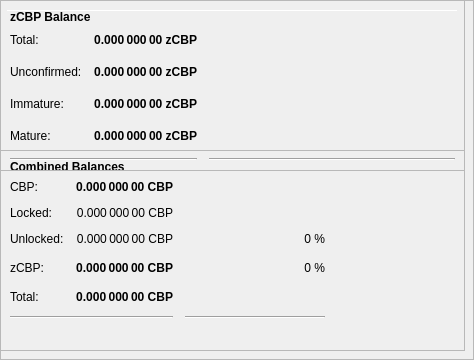
        <widget class="QFrame" name="frameObfuscation">
         <property name="minimumSize">
          <size>
           <width>0</width>
           <height>350</height>
          </size>
         </property>
         <property name="layoutDirection">
          <enum>Qt::LeftToRight</enum>
         </property>
         <property name="frameShape">
          <enum>QFrame::StyledPanel</enum>
         </property>
         <property name="frameShadow">
          <enum>QFrame::Raised</enum>
         </property>
         <widget class="QPushButton" name="runAutoDenom">
          <property name="geometry">
           <rect>
            <x>251</x>
            <y>17</y>
            <width>1</width>
            <height>1</height>
           </rect>
          </property>
          <property name="palette">
           <palette>
            <active>
             <colorrole role="WindowText">
              <brush brushstyle="SolidPattern">
               <color alpha="255">
                <red>0</red>
                <green>0</green>
                <blue>0</blue>
               </color>
              </brush>
             </colorrole>
             <colorrole role="Button">
              <brush brushstyle="SolidPattern">
               <color alpha="255">
                <red>239</red>
                <green>238</green>
                <blue>238</blue>
               </color>
              </brush>
             </colorrole>
             <colorrole role="Light">
              <brush brushstyle="SolidPattern">
               <color alpha="255">
                <red>255</red>
                <green>255</green>
                <blue>255</blue>
               </color>
              </brush>
             </colorrole>
             <colorrole role="Midlight">
              <brush brushstyle="SolidPattern">
               <color alpha="255">
                <red>247</red>
                <green>246</green>
                <blue>246</blue>
               </color>
              </brush>
             </colorrole>
             <colorrole role="Dark">
              <brush brushstyle="SolidPattern">
               <color alpha="255">
                <red>119</red>
                <green>119</green>
                <blue>119</blue>
               </color>
              </brush>
             </colorrole>
             <colorrole role="Mid">
              <brush brushstyle="SolidPattern">
               <color alpha="255">
                <red>159</red>
                <green>159</green>
                <blue>159</blue>
               </color>
              </brush>
             </colorrole>
             <colorrole role="Text">
              <brush brushstyle="SolidPattern">
               <color alpha="255">
                <red>0</red>
                <green>0</green>
                <blue>0</blue>
               </color>
              </brush>
             </colorrole>
             <colorrole role="BrightText">
              <brush brushstyle="SolidPattern">
               <color alpha="255">
                <red>255</red>
                <green>255</green>
                <blue>255</blue>
               </color>
              </brush>
             </colorrole>
             <colorrole role="ButtonText">
              <brush brushstyle="SolidPattern">
               <color alpha="255">
                <red>0</red>
                <green>0</green>
                <blue>0</blue>
               </color>
              </brush>
             </colorrole>
             <colorrole role="Base">
              <brush brushstyle="SolidPattern">
               <color alpha="255">
                <red>255</red>
                <green>255</green>
                <blue>255</blue>
               </color>
              </brush>
             </colorrole>
             <colorrole role="Window">
              <brush brushstyle="SolidPattern">
               <color alpha="255">
                <red>239</red>
                <green>238</green>
                <blue>238</blue>
               </color>
              </brush>
             </colorrole>
             <colorrole role="Shadow">
              <brush brushstyle="SolidPattern">
               <color alpha="255">
                <red>0</red>
                <green>0</green>
                <blue>0</blue>
               </color>
              </brush>
             </colorrole>
             <colorrole role="AlternateBase">
              <brush brushstyle="SolidPattern">
               <color alpha="255">
                <red>247</red>
                <green>246</green>
                <blue>246</blue>
               </color>
              </brush>
             </colorrole>
             <colorrole role="ToolTipBase">
              <brush brushstyle="SolidPattern">
               <color alpha="255">
                <red>255</red>
                <green>255</green>
                <blue>220</blue>
               </color>
              </brush>
             </colorrole>
             <colorrole role="ToolTipText">
              <brush brushstyle="SolidPattern">
               <color alpha="255">
                <red>0</red>
                <green>0</green>
                <blue>0</blue>
               </color>
              </brush>
             </colorrole>
            </active>
            <inactive>
             <colorrole role="WindowText">
              <brush brushstyle="SolidPattern">
               <color alpha="255">
                <red>0</red>
                <green>0</green>
                <blue>0</blue>
               </color>
              </brush>
             </colorrole>
             <colorrole role="Button">
              <brush brushstyle="SolidPattern">
               <color alpha="255">
                <red>239</red>
                <green>238</green>
                <blue>238</blue>
               </color>
              </brush>
             </colorrole>
             <colorrole role="Light">
              <brush brushstyle="SolidPattern">
               <color alpha="255">
                <red>255</red>
                <green>255</green>
                <blue>255</blue>
               </color>
              </brush>
             </colorrole>
             <colorrole role="Midlight">
              <brush brushstyle="SolidPattern">
               <color alpha="255">
                <red>247</red>
                <green>246</green>
                <blue>246</blue>
               </color>
              </brush>
             </colorrole>
             <colorrole role="Dark">
              <brush brushstyle="SolidPattern">
               <color alpha="255">
                <red>119</red>
                <green>119</green>
                <blue>119</blue>
               </color>
              </brush>
             </colorrole>
             <colorrole role="Mid">
              <brush brushstyle="SolidPattern">
               <color alpha="255">
                <red>159</red>
                <green>159</green>
                <blue>159</blue>
               </color>
              </brush>
             </colorrole>
             <colorrole role="Text">
              <brush brushstyle="SolidPattern">
               <color alpha="255">
                <red>0</red>
                <green>0</green>
                <blue>0</blue>
               </color>
              </brush>
             </colorrole>
             <colorrole role="BrightText">
              <brush brushstyle="SolidPattern">
               <color alpha="255">
                <red>255</red>
                <green>255</green>
                <blue>255</blue>
               </color>
              </brush>
             </colorrole>
             <colorrole role="ButtonText">
              <brush brushstyle="SolidPattern">
               <color alpha="255">
                <red>0</red>
                <green>0</green>
                <blue>0</blue>
               </color>
              </brush>
             </colorrole>
             <colorrole role="Base">
              <brush brushstyle="SolidPattern">
               <color alpha="255">
                <red>255</red>
                <green>255</green>
                <blue>255</blue>
               </color>
              </brush>
             </colorrole>
             <colorrole role="Window">
              <brush brushstyle="SolidPattern">
               <color alpha="255">
                <red>239</red>
                <green>238</green>
                <blue>238</blue>
               </color>
              </brush>
             </colorrole>
             <colorrole role="Shadow">
              <brush brushstyle="SolidPattern">
               <color alpha="255">
                <red>0</red>
                <green>0</green>
                <blue>0</blue>
               </color>
              </brush>
             </colorrole>
             <colorrole role="AlternateBase">
              <brush brushstyle="SolidPattern">
               <color alpha="255">
                <red>247</red>
                <green>246</green>
                <blue>246</blue>
               </color>
              </brush>
             </colorrole>
             <colorrole role="ToolTipBase">
              <brush brushstyle="SolidPattern">
               <color alpha="255">
                <red>255</red>
                <green>255</green>
                <blue>220</blue>
               </color>
              </brush>
             </colorrole>
             <colorrole role="ToolTipText">
              <brush brushstyle="SolidPattern">
               <color alpha="255">
                <red>0</red>
                <green>0</green>
                <blue>0</blue>
               </color>
              </brush>
             </colorrole>
            </inactive>
            <disabled>
             <colorrole role="WindowText">
              <brush brushstyle="SolidPattern">
               <color alpha="255">
                <red>119</red>
                <green>119</green>
                <blue>119</blue>
               </color>
              </brush>
             </colorrole>
             <colorrole role="Button">
              <brush brushstyle="SolidPattern">
               <color alpha="255">
                <red>239</red>
                <green>238</green>
                <blue>238</blue>
               </color>
              </brush>
             </colorrole>
             <colorrole role="Light">
              <brush brushstyle="SolidPattern">
               <color alpha="255">
                <red>255</red>
                <green>255</green>
                <blue>255</blue>
               </color>
              </brush>
             </colorrole>
             <colorrole role="Midlight">
              <brush brushstyle="SolidPattern">
               <color alpha="255">
                <red>247</red>
                <green>246</green>
                <blue>246</blue>
               </color>
              </brush>
             </colorrole>
             <colorrole role="Dark">
              <brush brushstyle="SolidPattern">
               <color alpha="255">
                <red>119</red>
                <green>119</green>
                <blue>119</blue>
               </color>
              </brush>
             </colorrole>
             <colorrole role="Mid">
              <brush brushstyle="SolidPattern">
               <color alpha="255">
                <red>159</red>
                <green>159</green>
                <blue>159</blue>
               </color>
              </brush>
             </colorrole>
             <colorrole role="Text">
              <brush brushstyle="SolidPattern">
               <color alpha="255">
                <red>119</red>
                <green>119</green>
                <blue>119</blue>
               </color>
              </brush>
             </colorrole>
             <colorrole role="BrightText">
              <brush brushstyle="SolidPattern">
               <color alpha="255">
                <red>255</red>
                <green>255</green>
                <blue>255</blue>
               </color>
              </brush>
             </colorrole>
             <colorrole role="ButtonText">
              <brush brushstyle="SolidPattern">
               <color alpha="255">
                <red>119</red>
                <green>119</green>
                <blue>119</blue>
               </color>
              </brush>
             </colorrole>
             <colorrole role="Base">
              <brush brushstyle="SolidPattern">
               <color alpha="255">
                <red>239</red>
                <green>238</green>
                <blue>238</blue>
               </color>
              </brush>
             </colorrole>
             <colorrole role="Window">
              <brush brushstyle="SolidPattern">
               <color alpha="255">
                <red>239</red>
                <green>238</green>
                <blue>238</blue>
               </color>
              </brush>
             </colorrole>
             <colorrole role="Shadow">
              <brush brushstyle="SolidPattern">
               <color alpha="255">
                <red>0</red>
                <green>0</green>
                <blue>0</blue>
               </color>
              </brush>
             </colorrole>
             <colorrole role="AlternateBase">
              <brush brushstyle="SolidPattern">
               <color alpha="255">
                <red>239</red>
                <green>238</green>
                <blue>238</blue>
               </color>
              </brush>
             </colorrole>
             <colorrole role="ToolTipBase">
              <brush brushstyle="SolidPattern">
               <color alpha="255">
                <red>255</red>
                <green>255</green>
                <blue>220</blue>
               </color>
              </brush>
             </colorrole>
             <colorrole role="ToolTipText">
              <brush brushstyle="SolidPattern">
               <color alpha="255">
                <red>0</red>
                <green>0</green>
                <blue>0</blue>
               </color>
              </brush>
             </colorrole>
            </disabled>
           </palette>
          </property>
          <property name="focusPolicy">
           <enum>Qt::NoFocus</enum>
          </property>
          <property name="autoFillBackground">
           <bool>true</bool>
          </property>
          <property name="text">
           <string/>
          </property>
          <property name="flat">
           <bool>true</bool>
          </property>
         </widget>
         <widget class="Line" name="line">
          <property name="geometry">
           <rect>
            <x>7</x>
            <y>10</y>
            <width>451</width>
            <height>1</height>
           </rect>
          </property>
          <property name="orientation">
           <enum>Qt::Horizontal</enum>
          </property>
         </widget>
         <widget class="QFrame" name="frame_3">
          <property name="geometry">
           <rect>
            <x>0</x>
            <y>150</y>
            <width>465</width>
            <height>201</height>
           </rect>
          </property>
          <property name="frameShape">
           <enum>QFrame::StyledPanel</enum>
          </property>
          <property name="frameShadow">
           <enum>QFrame::Raised</enum>
          </property>
          <layout class="QVBoxLayout" name="verticalLayout_5">
           <item>
            <layout class="QHBoxLayout" name="horizontalLayout_5" stretch="0">
             <item>
              <widget class="QLabel" name="label_5z">
               <property name="maximumSize">
                <size>
                 <width>16777215</width>
                 <height>20</height>
                </size>
               </property>
               <property name="font">
                <font>
                 <weight>75</weight>
                 <bold>true</bold>
                </font>
               </property>
               <property name="toolTip">
                <string>Combined Balances (including unconfirmed and immature coins)</string>
               </property>
               <property name="text">
                <string>&lt;html&gt;&lt;head/&gt;&lt;body&gt;&lt;p&gt;Combined Balances&lt;/p&gt;&lt;/body&gt;&lt;/html&gt;</string>
               </property>
              </widget>
             </item>
            </layout>
           </item>
           <item>
            <layout class="QGridLayout" name="gridLayout_3">
             <property name="spacing">
              <number>12</number>
             </property>
             <item row="7" column="0" colspan="2">
              <widget class="Line" name="lineSpendableBalance_3">
               <property name="orientation">
                <enum>Qt::Horizontal</enum>
               </property>
              </widget>
             </item>
             <item row="7" column="2">
              <widget class="Line" name="lineWatchBalance_3">
               <property name="sizePolicy">
                <sizepolicy hsizetype="Preferred" vsizetype="Fixed">
                 <horstretch>0</horstretch>
                 <verstretch>0</verstretch>
                </sizepolicy>
               </property>
               <property name="minimumSize">
                <size>
                 <width>140</width>
                 <height>0</height>
                </size>
               </property>
               <property name="orientation">
                <enum>Qt::Horizontal</enum>
               </property>
              </widget>
             </item>
             <item row="4" column="1">
              <widget class="QLabel" name="labelzBalancez">
               <property name="font">
                <font>
                 <weight>75</weight>
                 <bold>true</bold>
                </font>
               </property>
               <property name="cursor">
                <cursorShape>IBeamCursor</cursorShape>
               </property>
               <property name="toolTip">
                <string>Total of transactions that have yet to be confirmed, and do not yet count toward the spendable balance</string>
               </property>
               <property name="text">
                <string notr="true">0.000 000 00 CBP</string>
               </property>
               <property name="alignment">
                <set>Qt::AlignRight|Qt::AlignTrailing|Qt::AlignVCenter</set>
               </property>
               <property name="textInteractionFlags">
                <set>Qt::LinksAccessibleByMouse|Qt::TextSelectableByKeyboard|Qt::TextSelectableByMouse</set>
               </property>
              </widget>
             </item>
             <item row="6" column="1">
              <widget class="QLabel" name="labelTotalz">
               <property name="font">
                <font>
                 <weight>75</weight>
                 <bold>true</bold>
                </font>
               </property>
               <property name="cursor">
                <cursorShape>IBeamCursor</cursorShape>
               </property>
               <property name="toolTip">
                <string>Total Balance, including unconfirmed and immature coins.</string>
               </property>
               <property name="text">
                <string notr="true">0.000 000 00 CBP</string>
               </property>
               <property name="alignment">
                <set>Qt::AlignRight|Qt::AlignTrailing|Qt::AlignVCenter</set>
               </property>
               <property name="textInteractionFlags">
                <set>Qt::LinksAccessibleByMouse|Qt::TextSelectableByKeyboard|Qt::TextSelectableByMouse</set>
               </property>
              </widget>
             </item>
             <item row="4" column="3">
              <spacer name="horizontalSpacer_6">
               <property name="orientation">
                <enum>Qt::Horizontal</enum>
               </property>
               <property name="sizeHint" stdset="0">
                <size>
                 <width>40</width>
                 <height>20</height>
                </size>
               </property>
              </spacer>
             </item>
             <item row="6" column="0">
              <widget class="QLabel" name="labelTotalTextz">
               <property name="text">
                <string>Total:</string>
               </property>
              </widget>
             </item>
             <item row="1" column="0">
              <widget class="QLabel" name="labelBalanceTextz">
               <property name="text">
                <string>CBP:</string>
               </property>
              </widget>
             </item>
             <item row="1" column="1">
              <widget class="QLabel" name="labelBalancez">
               <property name="font">
                <font>
                 <weight>75</weight>
                 <bold>true</bold>
                </font>
               </property>
               <property name="cursor">
                <cursorShape>IBeamCursor</cursorShape>
               </property>
               <property name="toolTip">
                <string>Your current spendable balance</string>
               </property>
               <property name="text">
                <string notr="true">0.000 000 00 CBP</string>
               </property>
               <property name="alignment">
                <set>Qt::AlignRight|Qt::AlignTrailing|Qt::AlignVCenter</set>
               </property>
               <property name="textInteractionFlags">
                <set>Qt::LinksAccessibleByMouse|Qt::TextSelectableByKeyboard|Qt::TextSelectableByMouse</set>
               </property>
              </widget>
             </item>
             <item row="4" column="0">
              <widget class="QLabel" name="labelzBalanceTextz">
               <property name="toolTip">
                <string/>
               </property>
               <property name="text">
                <string>zCBP:</string>
               </property>
              </widget>
             </item>
             <item row="4" column="2">
              <widget class="QLabel" name="labelzCBPPercent">
               <property name="toolTip">
                <string>Current percentage of zCBP.
If AutoMint is enabled this percentage will settle around the configured AutoMint percentage (default = 10%)</string>
               </property>
               <property name="text">
                <string>0 %</string>
               </property>
               <property name="alignment">
                <set>Qt::AlignRight|Qt::AlignTrailing|Qt::AlignVCenter</set>
               </property>
              </widget>
             </item>
             <item row="6" column="2">
              <widget class="QLabel" name="label100Percent">
               <property name="text">
                <string/>
               </property>
               <property name="alignment">
                <set>Qt::AlignRight|Qt::AlignTrailing|Qt::AlignVCenter</set>
               </property>
              </widget>
             </item>
             <item row="2" column="1">
              <widget class="QLabel" name="labelLockedBalance">
               <property name="toolTip">
                <string>Locked CBP or Masternode collaterals. These are excluded from zCBP minting.</string>
               </property>
               <property name="text">
                <string>0.000 000 00 CBP</string>
               </property>
               <property name="alignment">
                <set>Qt::AlignRight|Qt::AlignTrailing|Qt::AlignVCenter</set>
               </property>
              </widget>
             </item>
             <item row="2" column="0">
              <widget class="QLabel" name="labelLockedBalanceText">
               <property name="toolTip">
                <string>Locked CBP or Masternode collaterals. These are excluded from zCBP minting.</string>
               </property>
               <property name="text">
                <string>Locked:</string>
               </property>
              </widget>
             </item>
             <item row="3" column="0">
              <widget class="QLabel" name="labelUnLockedBalanceText">
               <property name="toolTip">
                <string>Unlocked CBPs. These can be used for zCBP minting.</string>
               </property>
               <property name="text">
                <string>Unlocked:</string>
               </property>
              </widget>
             </item>
             <item row="3" column="1">
              <widget class="QLabel" name="labelUnLockedBalance">
               <property name="toolTip">
                <string>Unlocked CBPs. These can be used for zCBP minting.</string>
               </property>
               <property name="text">
                <string>0.000 000 00 CBP</string>
               </property>
               <property name="alignment">
                <set>Qt::AlignRight|Qt::AlignTrailing|Qt::AlignVCenter</set>
               </property>
              </widget>
             </item>
             <item row="3" column="2">
              <widget class="QLabel" name="labelCBPPercent">
               <property name="text">
                <string>0 %</string>
               </property>
               <property name="alignment">
                <set>Qt::AlignRight|Qt::AlignTrailing|Qt::AlignVCenter</set>
               </property>
              </widget>
             </item>
            </layout>
           </item>
           <item>
            <spacer name="verticalSpacer">
             <property name="orientation">
              <enum>Qt::Vertical</enum>
             </property>
             <property name="sizeHint" stdset="0">
              <size>
               <width>20</width>
               <height>40</height>
              </size>
             </property>
            </spacer>
           </item>
          </layout>
         </widget>
         <widget class="QFrame" name="frame_4">
          <property name="geometry">
           <rect>
            <x>0</x>
            <y>0</y>
            <width>465</width>
            <height>171</height>
           </rect>
          </property>
          <property name="frameShape">
           <enum>QFrame::StyledPanel</enum>
          </property>
          <property name="frameShadow">
           <enum>QFrame::Raised</enum>
          </property>
          <layout class="QVBoxLayout" name="verticalLayout_7">
           <item>
            <layout class="QHBoxLayout" name="horizontalLayout_8" stretch="0">
             <item>
              <widget class="QLabel" name="label_5z_3">
               <property name="maximumSize">
                <size>
                 <width>16777215</width>
                 <height>20</height>
                </size>
               </property>
               <property name="font">
                <font>
                 <weight>75</weight>
                 <bold>true</bold>
                </font>
               </property>
               <property name="text">
                <string>zCBP Balance</string>
               </property>
              </widget>
             </item>
            </layout>
           </item>
           <item>
            <layout class="QGridLayout" name="gridLayout_5">
             <property name="spacing">
              <number>12</number>
             </property>
             <item row="4" column="0">
              <widget class="QLabel" name="labelzBalanceMatureText">
               <property name="toolTip">
                <string>Mature: more than 20 confirmation and more than 1 mints of the same denomination after it was minted.
These zCBP are spendable.</string>
               </property>
               <property name="text">
                <string>Mature:</string>
               </property>
              </widget>
             </item>
             <item row="5" column="0" colspan="2">
              <widget class="Line" name="lineSpendableBalance_5">
               <property name="orientation">
                <enum>Qt::Horizontal</enum>
               </property>
              </widget>
             </item>
             <item row="1" column="1">
              <widget class="QLabel" name="labelzBalance">
               <property name="font">
                <font>
                 <weight>75</weight>
                 <bold>true</bold>
                </font>
               </property>
               <property name="cursor">
                <cursorShape>IBeamCursor</cursorShape>
               </property>
               <property name="toolTip">
                <string>All available zCBP, unconfirmed and immature zCBP included.</string>
               </property>
               <property name="text">
                <string notr="true">0.000 000 00 zCBP</string>
               </property>
               <property name="alignment">
                <set>Qt::AlignRight|Qt::AlignTrailing|Qt::AlignVCenter</set>
               </property>
               <property name="textInteractionFlags">
                <set>Qt::LinksAccessibleByMouse|Qt::TextSelectableByKeyboard|Qt::TextSelectableByMouse</set>
               </property>
              </widget>
             </item>
             <item row="5" column="2">
              <widget class="Line" name="lineWatchBalance_5">
               <property name="sizePolicy">
                <sizepolicy hsizetype="Preferred" vsizetype="Fixed">
                 <horstretch>0</horstretch>
                 <verstretch>0</verstretch>
                </sizepolicy>
               </property>
               <property name="minimumSize">
                <size>
                 <width>140</width>
                 <height>0</height>
                </size>
               </property>
               <property name="orientation">
                <enum>Qt::Horizontal</enum>
               </property>
              </widget>
             </item>
             <item row="1" column="0">
              <widget class="QLabel" name="labelzBalanceText">
               <property name="toolTip">
                <string>All available zCBP, unconfirmed and immature zCBP included.</string>
               </property>
               <property name="text">
                <string>Total:</string>
               </property>
              </widget>
             </item>
             <item row="1" column="2">
              <spacer name="horizontalSpacer_8">
               <property name="orientation">
                <enum>Qt::Horizontal</enum>
               </property>
               <property name="sizeHint" stdset="0">
                <size>
                 <width>40</width>
                 <height>20</height>
                </size>
               </property>
              </spacer>
             </item>
             <item row="4" column="2">
              <spacer name="horizontalSpacer_4">
               <property name="orientation">
                <enum>Qt::Horizontal</enum>
               </property>
               <property name="sizeHint" stdset="0">
                <size>
                 <width>40</width>
                 <height>20</height>
                </size>
               </property>
              </spacer>
             </item>
             <item row="4" column="1">
              <widget class="QLabel" name="labelzBalanceMature">
               <property name="font">
                <font>
                 <weight>75</weight>
                 <bold>true</bold>
                </font>
               </property>
               <property name="toolTip">
                <string>Mature: more than 20 confirmation and more than 1 mints of the same denomination after it was minted.
These zCBP are spendable.</string>
               </property>
               <property name="text">
                <string>0.000 000 00 zCBP</string>
               </property>
               <property name="alignment">
                <set>Qt::AlignRight|Qt::AlignTrailing|Qt::AlignVCenter</set>
               </property>
              </widget>
             </item>
             <item row="2" column="0">
              <widget class="QLabel" name="labelzBalanceUnconfirmedText">
               <property name="toolTip">
                <string>Unconfirmed: less than 20 confirmations
Immature: confirmed, but less than 1 mints of the same denomination after it was minted</string>
               </property>
               <property name="text">
                <string>Unconfirmed:</string>
               </property>
              </widget>
             </item>
             <item row="2" column="1">
              <widget class="QLabel" name="labelzBalanceUnconfirmed">
               <property name="font">
                <font>
                 <weight>75</weight>
                 <bold>true</bold>
                </font>
               </property>
               <property name="toolTip">
                <string>Unconfirmed: less than 20 confirmations
Immature: confirmed, but less than 1 mints of the same denomination after it was minted</string>
               </property>
               <property name="text">
                <string>0.000 000 00 zCBP</string>
               </property>
               <property name="alignment">
                <set>Qt::AlignRight|Qt::AlignTrailing|Qt::AlignVCenter</set>
               </property>
              </widget>
             </item>
             <item row="2" column="2">
              <spacer name="horizontalSpacer_5">
               <property name="orientation">
                <enum>Qt::Horizontal</enum>
               </property>
               <property name="sizeHint" stdset="0">
                <size>
                 <width>40</width>
                 <height>20</height>
                </size>
               </property>
              </spacer>
             </item>
             <item row="3" column="0">
              <widget class="QLabel" name="labelzBalanceImmatureText">
               <property name="toolTip">
                <string>Unconfirmed: less than 20 confirmations
Immature: confirmed, but less than 1 mints of the same denomination after it was minted</string>
               </property>
               <property name="text">
                <string>Immature:</string>
               </property>
              </widget>
             </item>
             <item row="3" column="1">
              <widget class="QLabel" name="labelzBalanceImmature">
               <property name="font">
                <font>
                 <weight>75</weight>
                 <bold>true</bold>
                </font>
               </property>
               <property name="toolTip">
                <string>Unconfirmed: less than 20 confirmations
Immature: confirmed, but less than 1 mints of the same denomination after it was minted</string>
               </property>
               <property name="text">
                <string>0.000 000 00 zCBP</string>
               </property>
               <property name="alignment">
                <set>Qt::AlignRight|Qt::AlignTrailing|Qt::AlignVCenter</set>
               </property>
              </widget>
             </item>
             <item row="3" column="2">
              <spacer name="horizontalSpacer_7">
               <property name="orientation">
                <enum>Qt::Horizontal</enum>
               </property>
               <property name="sizeHint" stdset="0">
                <size>
                 <width>40</width>
                 <height>20</height>
                </size>
               </property>
              </spacer>
             </item>
            </layout>
           </item>
          </layout>
         </widget>
        </widget>
